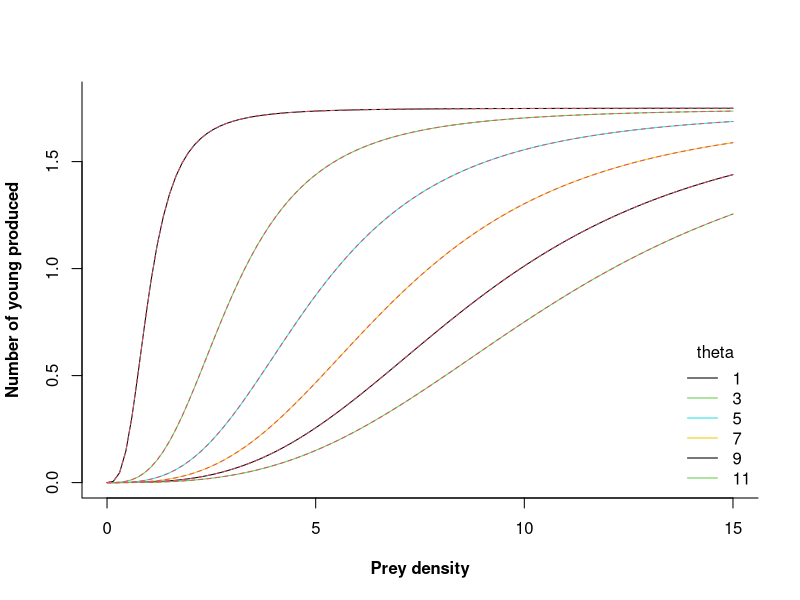
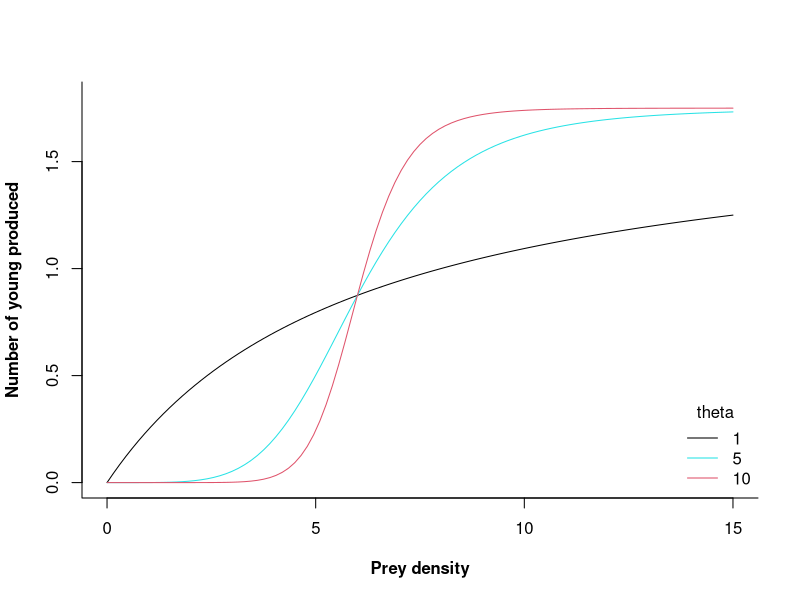
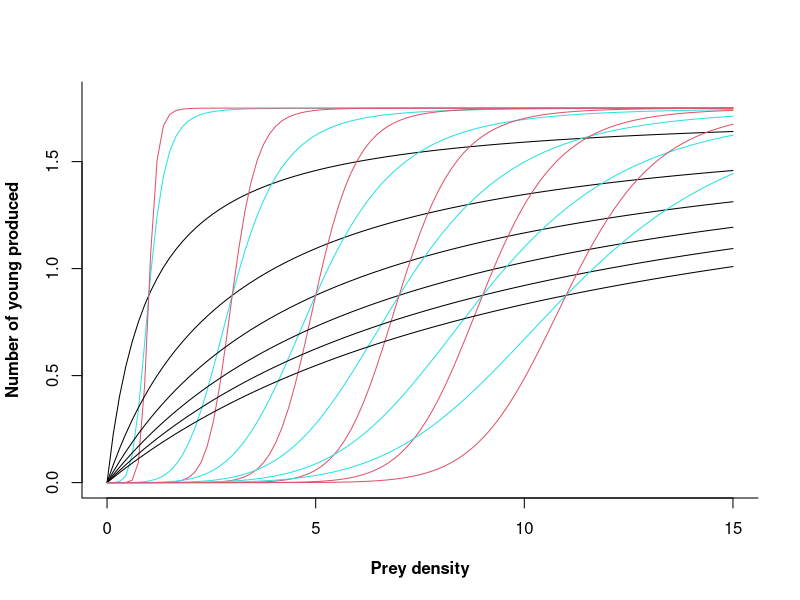
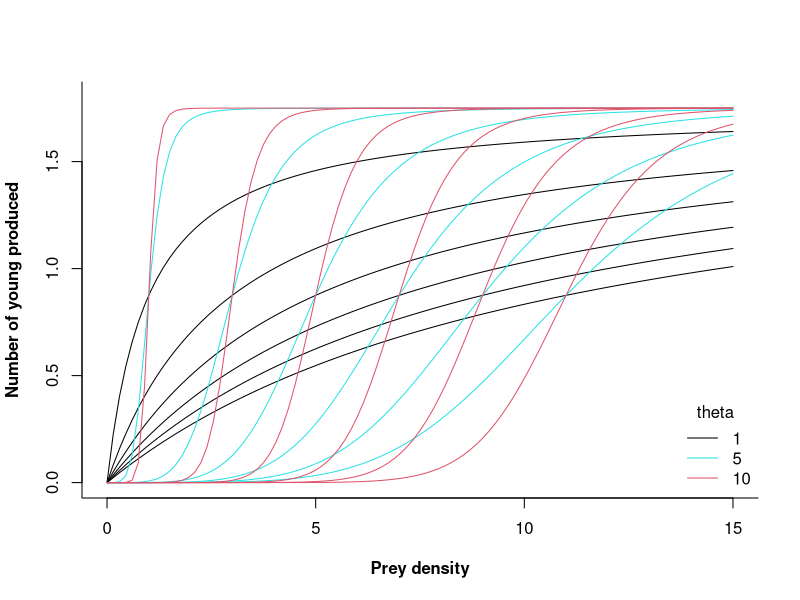

Write R code to recreate these figures, in order.
pr.fn <- function(x,a,b,theta) a * (1 - (1/(1+(x/b)^theta)))
pr.fn2 <- function(x,a,b,theta) a * x^theta / (b^theta + x^theta)

b <- seq(1,12,2)
#theta <- seq(1,10,1)
theta <- c(1,5,10)

# Vary threshold, b
plot(x=c(0,15),y=c(0,1.8), type="n", xlab="Prey density", ylab="Number of young produced", font.lab=2, bty="l")
for(i in b) curve(pr.fn(x,a=1.75,b=i,theta=3), from=0, to=15, col=i, add=TRUE)
legend("bottomright", legend=b, col=b, lty=1, bty="n", title="theta")
for(i in b) curve(pr.fn2(x,a=1.75,b=i,theta=3), from=0, to=15, col=2, add=TRUE, lty=2)

# Vary theta, steepness
plot(x=c(0,15),y=c(0,1.8), type="n", xlab="Prey density", ylab="Number of young produced", font.lab=2, bty="l")
for(i in theta) curve(pr.fn(x,a=1.75,b=6,theta=i), from=0, to=15, col=i, add=TRUE)
legend("bottomright", legend=theta, col=theta, lty=1, bty="n", title="theta")
#for(i in theta) curve(pr.fn2(x,a=1.75,b=6,theta=i), from=0, to=15, col=2, add=TRUE, lty=2)

# Vary both b and theta, double for-loop
plot(x=c(0,15),y=c(0,1.8), type="n", xlab="Prey density", ylab="Number of young produced", font.lab=2, bty="l")
for(i in b) {
	for (j in theta) {
		curve(pr.fn(x,a=1.75,b=i,theta=j), from=0, to=15, col=j, add=TRUE)
	}
}

# Same as above, both use expand.grid instead of double for-loop
zz <- expand.grid(b=b, theta=theta)
plot(x=c(0,15), y=c(0,1.8), type="n", xlab="Prey density", ylab="Number of young produced", font.lab=2, bty="l")
for(i in 1:nrow(zz)) curve(pr.fn(x,a=1.75,b=zz$b[i],theta=zz$theta[i]), from=0, to=15, col=zz$theta[i], add=TRUE)
legend("bottomright", legend=unique(zz$theta), col=unique(zz$theta), lty=1, bty="n", title="theta")
	
colors()[1:20]
col2rgb(colors()[1:20])

palette()
palette()[1:3]

colors()